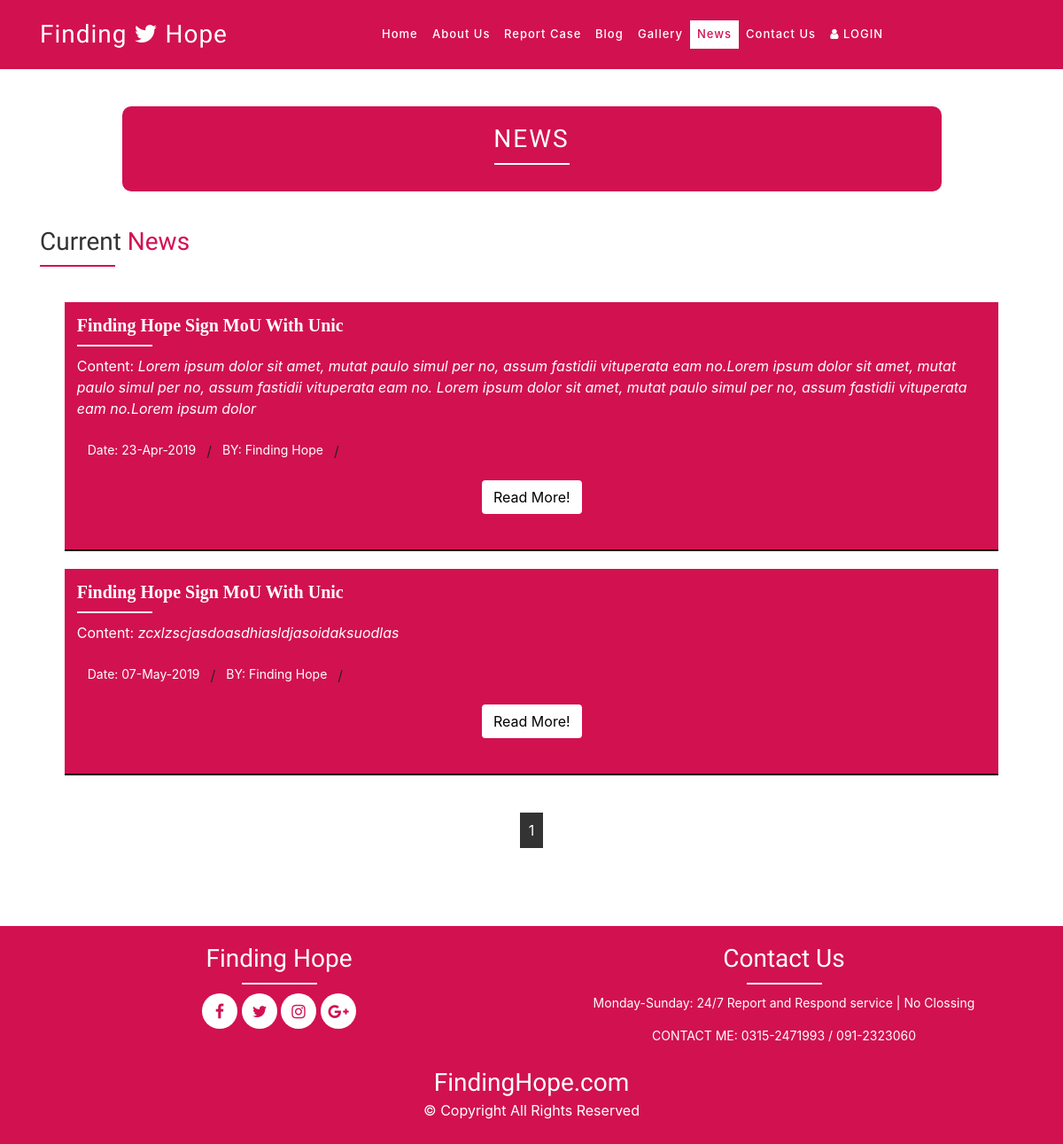
Page /news.php on the committed database.
### tables this page shows
CREATE TABLE `news` (
  `N_Id` int(11) NOT NULL,
  `N_Title` varchar(31) NOT NULL,
  `N_Content` varchar(500) NOT NULL,
  `N_Date` varchar(15) NOT NULL,
  `N_Status` varchar(15) NOT NULL
);

### functions/function.php (called while the page is built, shortened)
<?php
function getNews($page, $perPage){
		$newsData= array();
		$sql = "SELECT * FROM news WHERE N_Status = 'Published' LIMIT $page, $perPage";
		$result = myQuery($sql);
			while ($row = myFetchArray($result)) {
		$newsDataRow['N_Id']				=  $row['N_Id'];
		$newsDataRow['N_Title']    			=  $row['N_Title'];
		$newsDataRow['N_Content']			=  $row['N_Content'];
		$newsDataRow['N_Date']    			=  $row['N_Date'];
		$newsDataRow['N_Status']    		=  $row['N_Status'];
		array_push($newsData, $newsDataRow);
	}
	return $newsData;
}
function totalNews(){
	$sql = "SELECT * FROM news WHERE N_Status = 'Published'";
	$result = myQuery($sql);
	return myNumRowsCount($result);
}
?>

### functions/DB.php (called while the page is built, shortened)
<?php
$dbHost = "localhost";
$dbUser = "root";
$dbName = "finding_hope";
$dbPass = "";
$myConnection = mysqli_connect($dbHost, $dbUser, $dbPass, $dbName);
if ($myConnection) {
	return true;
}
function myQuery($query){
	global $myConnection;
	return mysqli_query($myConnection, $query);
}
function myNumRowsCount($result){
	return mysqli_num_rows($result);
}
function myFetchArray($result){
	return mysqli_fetch_array($result);
}
?>

### include/ourNews.php (the view)
	<div class="container newsBox" style="margin-top: 70px;">
	<div class="row">
	<div class="col-lg-12 mx-auto">
		<div class="row">
                	<?php
                	$pre_page = 4;
                    if(isset($_GET['page'])){
                        $page = $_GET['page'];
                    }
                    else{
                        $page = "";
                    }
                    if($page == "" || $page == 1){
                        $page_1 = 0;
                    }
                    else{
                        $page_1 = ($page * 4) - 4;
                    }
                    $newsCount = totalNews();
                    $newsCount = ceil($newsCount / $pre_page);
                	$myNews = getNews($page_1, $pre_page);
                	if (sizeof($myNews) > 0) {
                		foreach ($myNews as $key => $row) {?>
							<div class="col-md-12 wow fadeInUp" data-wow-delay="0.5s" style="margin-bottom: 20px;">
				                <div class="blog-contents">
				                  <div class="case-details mx-auto">
				                  	 	<h2><?php echo $row['N_Title']; ?></h2>
				                  	 	<div class="separator_left"></div>
				                    <p class="case-text">Content: <em><?php echo substr($row['N_Content'],0,280); ?></em></p>
				                    <ol class="breadcrumb">
									 <li><p class="case-text">Date: <?php echo $row['N_Date']; ?></p></li>/
									 <li><p class="case-text">BY: Finding Hope</p></li>/
				                     </ol>
				                     <div class="text-center">
										<a href="watchNews.php?news=<?php echo $row['N_Id']; ?>" class="btn caseBtn hvr-bob">Read More!</a>
									</div>
				                  </div>
				                </div>
				            </div>
						<?php }}else{?>
								<div class="col-md-12 text-center">
									 <p class="case-text">NOTE: <em> No News currently Announced.</em></p>
								</div>
					<?php	} ?>
		</div>
		  				<ul class="pagination pagination-sm justify-content-center">
 	        <?php
            for ($i=1; $i <= $newsCount ; $i++) {
                if ($i == $page) {
                	echo "<li class='page-item'><a class='page-link' style='padding:10px; background:#32CD32; color:#FFF; text-decoration:none;' href='news.php?page={$i}'>{$i}</a></li>";
                }else{
                echo "<li class='page-item'><a class'page-link' style='padding:10px; background: #333; color:#FFF; text-decoration:none;' href='news.php?page={$i}'>{$i}</a></li>";
                }
          	  }
			?>
  				</ul>
	</div>
  </div>
</div>

### css/style4.css (style rules this page uses)
body { background: #fff; }
.caseBtn { background:#fff; color: #000; }
.separator_left { width:85px; height:2px; margin:10px 0px; background: #fff; }
.case-details { padding: 14px; background: #D21151; width: 95%; position: relative; top: -30px; padding-bottom: 40px; border-bottom: 2px solid #000; }
.breadcrumb { padding: 8px 0px; margin-bottom: 0px; list-style: none; background-color: transparent; border-radius: 0px; text-transform: capitalize; }
.breadcrumb li { padding-left: 12px; padding-right: 12px; }
.breadcrumb li p,.breadcrumb li p { text-decoration:none; font-size: 14px; color: #FFF; font-weight: 400; cursor: pointer; }
.case-text { color:#FFF !important; }
.case-details a { text-decoration:none; }
.case-details h2 { font-size: 20px; font-weight: 550; color: #FFF; font-family:verdana; }

### rows in the picture
news: N_Title "Finding Hope Sign MoU With Unic", N_Content "Lorem ipsum dolor sit amet, mutat paulo simul per no, assum fastidii vituperata eam no.Lorem ipsum dolor sit amet, mutat paulo simul per no, assum fastidii vituperata eam no. Lorem ipsum dolor sit amet, mutat paulo simul per no, assum fastidii vituperata eam no.Lorem ipsum dolor", N_Date "23-Apr-2019"
news: N_Title "Finding Hope Sign MoU With Unic", N_Content "zcxlzscjasdoasdhiasldjasoidaksuodlas", N_Date "07-May-2019"
